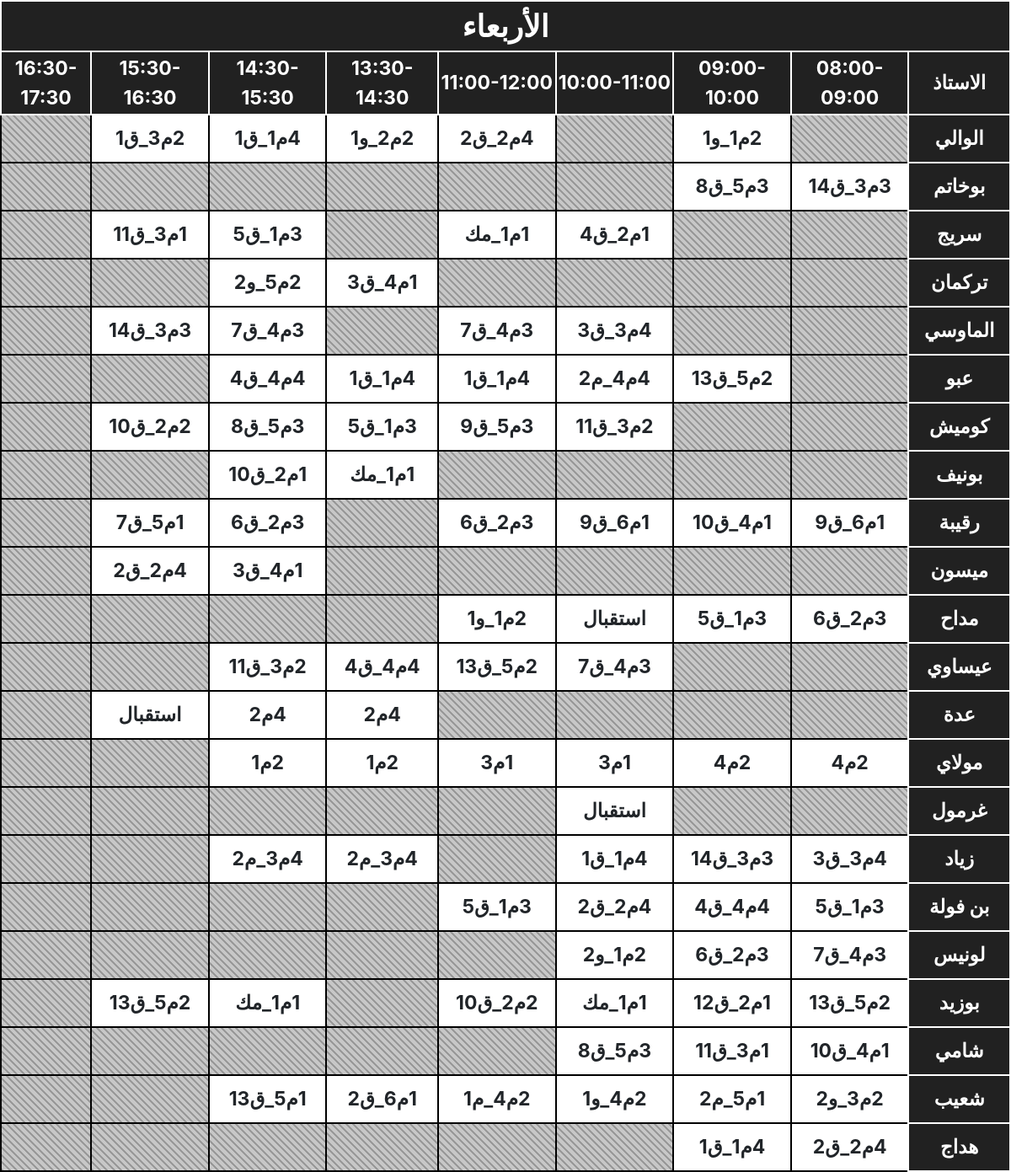
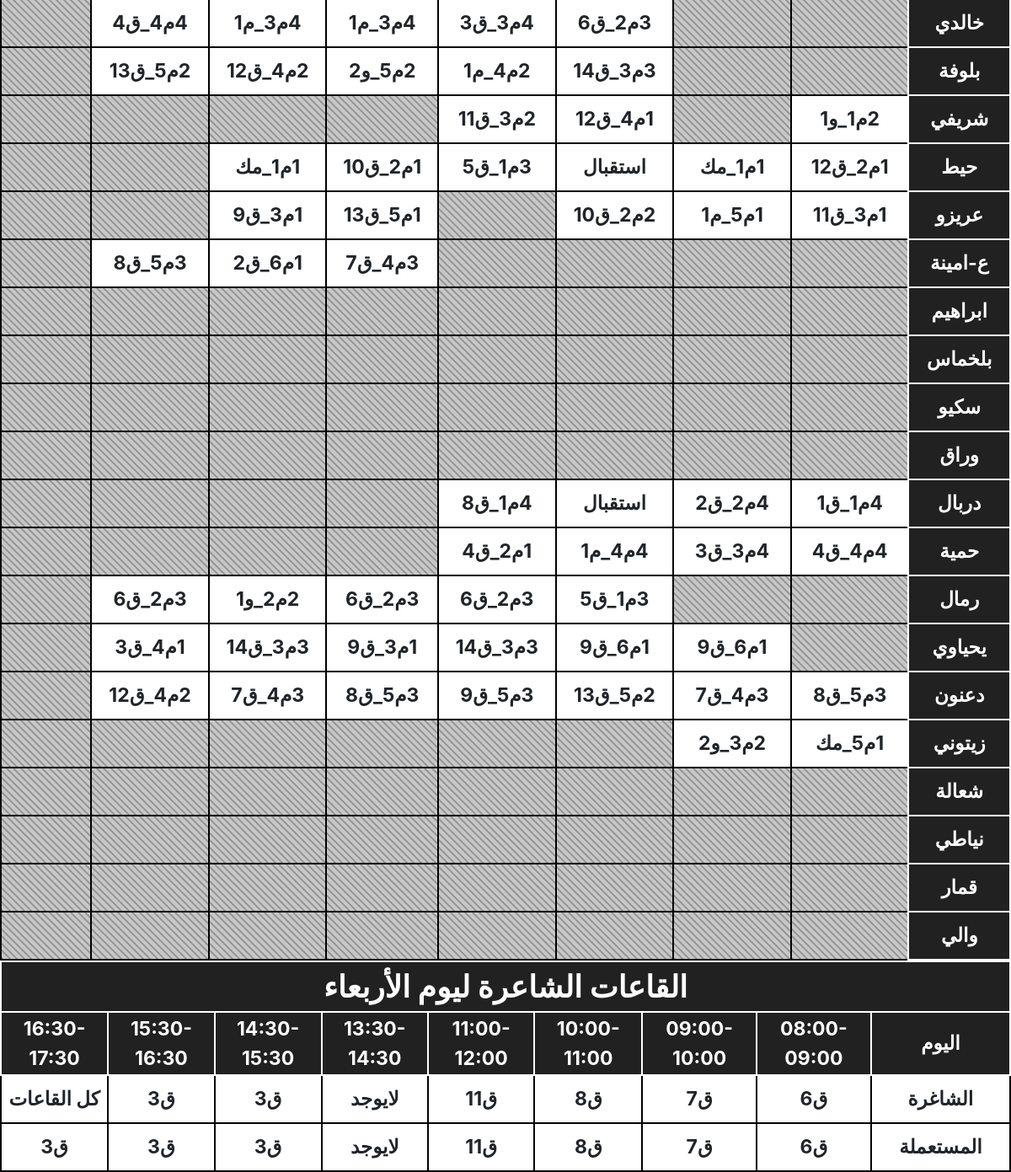
The page /chaghira4.php on the database its author committed (2 pictures, top to bottom).
### tables this page shows
CREATE TABLE "prof" (
	"id"	int(11) NOT NULL,
	"jour"	varchar(50) NOT NULL,
	"nome"	varchar(50) NOT NULL,
	"matiere"	varchar(50) NOT NULL,
	"obs"	TEXT,
	"se1"	varchar(50),
	"se2"	varchar(50),
	"s3"	varchar(50),
	"s4"	varchar(50),
	"s5"	varchar(50),
	"s6"	varchar(50),
	"s7"	varchar(50),
	"s8"	varchar(50)
);

### chaghira4.php (the view, shortened to what this page needs)
<!DOCTYPE html>
<html lang="en">
<head>
    <link href="css/bootstrap.min.css" rel="stylesheet">
</head>
<body>
    <table id="scheduleTable" >
            <thead >
            <tr>
            <th colspan=9 style="font-size: 36px;">الأربعاء</th>
            </tr>
                <tr>
                <th style='width:90px; '>الاستاذ</th>
                    <th style='width:80px;'>08:00-09:00</th>
                    <th style='width:80px;'>09:00-10:00</th>
                    <th style='width:80px;'>10:00-11:00</th>
                    <th style='width:80px;'>11:00-12:00</th>
                    <th style='width:80px;'>13:30-14:30</th>
                    <th style='width:80px;'>14:30-15:30</th>
                    <th style='width:80px;'>15:30-16:30</th>
                    <th style='width:80px;'>16:30-17:30</th>
                </tr>
            </thead>
            <tbody>
            <?php
$database_file = './databasse3.db';
$connection = new PDO("sqlite:$database_file");
$connection->setAttribute(PDO::ATTR_ERRMODE, PDO::ERRMODE_EXCEPTION);
$sql = "SELECT * FROM prof WHERE jour = 'الأربعاء'";
$result = $connection->query($sql);
    while ($row = $result->fetch(PDO::FETCH_ASSOC)) {
        echo "<tr style=';'>
                <td style='background-color: #212121 !important;color:white;border: 2px solid white;'>{$row['nome']}</td>
                <td>{$row['se1']}</td>
                <td>{$row['se2']}</td>
                <td>{$row['s3']}</td>
                <td>{$row['s4']}</td>
                <td>{$row['s5']}</td>
                <td>{$row['s6']}</td>
                <td>{$row['s7']}</td>
                <td>{$row['s8']}</td>
              </tr>";
    }
?>
     </tbody>
     </table>
     <table >
            <thead >
            <tr>
            <th colspan=9 style="font-size: 36px;">القاعات الشاعرة ليوم الأربعاء</th>
            </tr>
                <tr>
                <th style='width:90px; '>اليوم</th>
                    <th style='width:80px;'>08:00-09:00</th>
                    <th style='width:80px;'>09:00-10:00</th>
                    <th style='width:80px;'>10:00-11:00</th>
                    <th style='width:80px;'>11:00-12:00</th>
                    <th style='width:80px;'>13:30-14:30</th>
                    <th style='width:80px;'>14:30-15:30</th>
                    <th style='width:80px;'>15:30-16:30</th>
                    <th style='width:80px;'>16:30-17:30</th>
                </tr>
            </thead>
            <tbody>
                <tr>
        <td>الشاغرة</td>
        <td id="dev1">ق6</td>
        <td id="dev2">ق7</td>
        <td id="dev3">ق8</td>
        <td id="dev4">ق11</td>
        <td id="dev5">لايوجد</td>
        <td id="dev6">ق3</td>
        <td id="dev7">ق3</td>
        <td >كل القاعات</td>
                </tr>
                <tr>
        <td>المستعملة</td>
        <td id="d1">ق6</td>
        <td id="d2">ق7</td>
        <td id="d3">ق8</td>
        <td id="d4">ق11</td>
        <td id="d5">لايوجد</td>
        <td id="d6">ق3</td>
        <td id="d7">ق3</td>
        <td id="d8">ق3</td>
                </tr>
        </tbody>
</table>
</body>
</html>

### chaghira4.php (style rules this page uses)
body { //font-family: hacen; display: block; }
table { border:2px solid black; text-align: center; padding: none; border-collapse: collapse; font-size: 23px; width:100%; font-weight: bold; direction: rtl; }
th, td { border:2px solid black; text-align: center; padding: 2px; }
tr { height: 57px; }
td:empty { background-color: #c7c7c7 !important; background-image: repeating-linear-gradient( 45deg, #999 0px, #999 2px, transparent 2px, transparent 6px ); }
th { background-color: #212121 !important; color:white; border: 2px solid white; }

### rows shown on the page
prof: nome "الوالي", se2 "2م1_و1", s4 "4م2_ق2", s5 "2م2_و1", s6 "4م1_ق1", s7 "2م3_ق1"
prof: nome "بوخاتم", se1 "3م3_ق14", se2 "3م5_ق8"
prof: nome "سريج", s3 "1م2_ق4", s4 "1م1_مك", s6 "3م1_ق5", s7 "1م3_ق11"
prof: nome "تركمان", s5 "1م4_ق3", s6 "2م5_و2"
prof: nome "الماوسي", s3 "4م3_ق3", s4 "3م4_ق7", s6 "3م4_ق7", s7 "3م3_ق14"
prof: nome "عبو", se2 "2م5_ق13", s3 "4م4_م2", s4 "4م1_ق1", s5 "4م1_ق1", s6 "4م4_ق4"
prof: nome "كوميش", s3 "2م3_ق11", s4 "3م5_ق9", s5 "3م1_ق5", s6 "3م5_ق8", s7 "2م2_ق10"
prof: nome "بونيف", s5 "1م1_مك", s6 "1م2_ق10"
prof: nome "رقيبة", se1 "1م6_ق9", se2 "1م4_ق10", s3 "1م6_ق9", s4 "3م2_ق6", s6 "3م2_ق6", s7 "1م5_ق7"
prof: nome "ميسون", s6 "1م4_ق3", s7 "4م2_ق2"
prof: nome "مداح", se1 "3م2_ق6", se2 "3م1_ق5", s3 "استقبال", s4 "2م1_و1"
prof: nome "عيساوي", s3 "3م4_ق7", s4 "2م5_ق13", s5 "4م4_ق4", s6 "2م3_ق11"
prof: nome "عدة", s5 "4م2", s6 "4م2", s7 "استقبال"
prof: nome "مولاي", se1 "2م4", se2 "2م4", s3 "1م3", s4 "1م3", s5 "2م1", s6 "2م1"
prof: nome "غرمول", s3 "استقبال"
prof: nome "زياد", se1 "4م3_ق3", se2 "3م3_ق14", s3 "4م1_ق1", s5 "4م3_م2", s6 "4م3_م2"
prof: nome "بن فولة", se1 "3م1_ق5", se2 "4م4_ق4", s3 "4م2_ق2", s4 "3م1_ق5"
prof: nome "لونيس", se1 "3م4_ق7", se2 "3م2_ق6", s3 "2م1_و2"
prof: nome "بوزيد", se1 "2م5_ق13", se2 "1م2_ق12", s3 "1م1_مك", s4 "2م2_ق10", s6 "1م1_مك", s7 "2م5_ق13"
prof: nome "شامي", se1 "1م4_ق10", se2 "1م3_ق11", s3 "3م5_ق8"
prof: nome "شعيب", se1 "2م3_و2", se2 "1م5_م2", s3 "2م4_و1", s4 "2م4_م1", s5 "1م6_ق2", s6 "1م5_ق13"
prof: nome "هداج", se1 "4م2_ق2", se2 "4م1_ق1"
prof: nome "خالدي", s3 "3م2_ق6", s4 "4م3_ق3", s5 "4م3_م1", s6 "4م3_م1", s7 "4م4_ق4"
prof: nome "بلوفة", s3 "3م3_ق14", s4 "2م4_م1", s5 "2م5_و2", s6 "2م4_ق12", s7 "2م5_ق13"
prof: nome "شريفي", se1 "2م1_و1", s3 "1م4_ق12", s4 "2م3_ق11"
prof: nome "حيط", se1 "1م2_ق12", se2 "1م1_مك", s3 "استقبال", s4 "3م1_ق5", s5 "1م2_ق10", s6 "1م1_مك"
prof: nome "عريزو", se1 "1م3_ق11", se2 "1م5_م1", s3 "2م2_ق10", s5 "1م5_ق13", s6 "1م3_ق9"
prof: nome "ع-امينة", s5 "3م4_ق7", s6 "1م6_ق2", s7 "3م5_ق8"
prof: nome "ابراهيم"
prof: nome "بلخماس"
prof: nome "سكيو"
prof: nome "وراق"
prof: nome "دربال", se1 "4م1_ق1", se2 "4م2_ق2", s3 "استقبال", s4 "4م1_ق8"
prof: nome "حمية", se1 "4م4_ق4", se2 "4م3_ق3", s3 "4م4_م1", s4 "1م2_ق4"
prof: nome "رمال", s3 "3م1_ق5", s4 "3م2_ق6", s5 "3م2_ق6", s6 "2م2_و1", s7 "3م2_ق6"
prof: nome "يحياوي", se2 "1م6_ق9", s3 "1م6_ق9", s4 "3م3_ق14", s5 "1م3_ق9", s6 "3م3_ق14", s7 "1م4_ق3"
prof: nome "دعنون", se1 "3م5_ق8", se2 "3م4_ق7", s3 "2م5_ق13", s4 "3م5_ق9", s5 "3م5_ق8", s6 "3م4_ق7", s7 "2م4_ق12"
prof: nome "زيتوني", se1 "1م5_مك", se2 "2م3_و2"
prof: nome "شعالة"
prof: nome "نياطي"
prof: nome "قمار"
prof: nome "والي"
